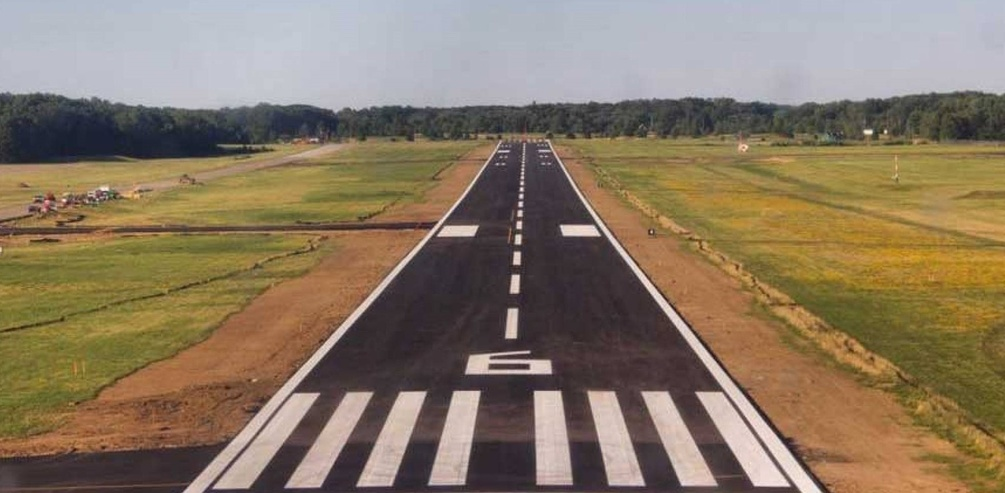
#> input picture work/data/airport-runway.jpg, 1005 x 493 px, shrunk from 1989 x 976 before the run
$ jupyter execute work02_06_transformada_de_hough.ipynb   (shell and % lines are left out)
#> lines starting #> are read from the running program, lines starting #| are printed output that depends on the picture; after the words box and inside, x2 and y2 are one past the last pixel; in counts of white or black regions, pixels touching at a corner belong together
# **Processamento de Imagens e Imagens**
Engenharia da Computação - 2021.01

**Wesley de Oliveira Mendes, 828.507**

## Tarefa 06 - Hough Transform
- Objetivo
    - Aplicar a Transformada de Hough para detecção de linhas e círculos.

### Download das imagens

### Imports

[cell 1]
import cv2 as cv
import numpy as np
import matplotlib.pyplot as plt

### Code

#### Exercício 1

Faça uma pesquisa na internet de uma **pista do aeroporto** da sua preferência, e aplique a transformada de Hough para detecção das três principais linhas da pista.

Para a pista escolhida é necessário detectar três linhas: esquerda, central e direita.

Apresente como resultado as linhas detectadas sobrepostas na imagem escolhida.

[cell 2]
exe1_img1 = cv.imread('data/airport-runway.jpg')
#> exe1_img1 is the input picture: shape (493, 1005, 3); mean B, G, R 99.7, 120.6, 137.2
exe1_img2 = exe1_img1.copy()

[cell 3]
exe1_img2 = cv.cvtColor(exe1_img2, cv.COLOR_BGR2GRAY)
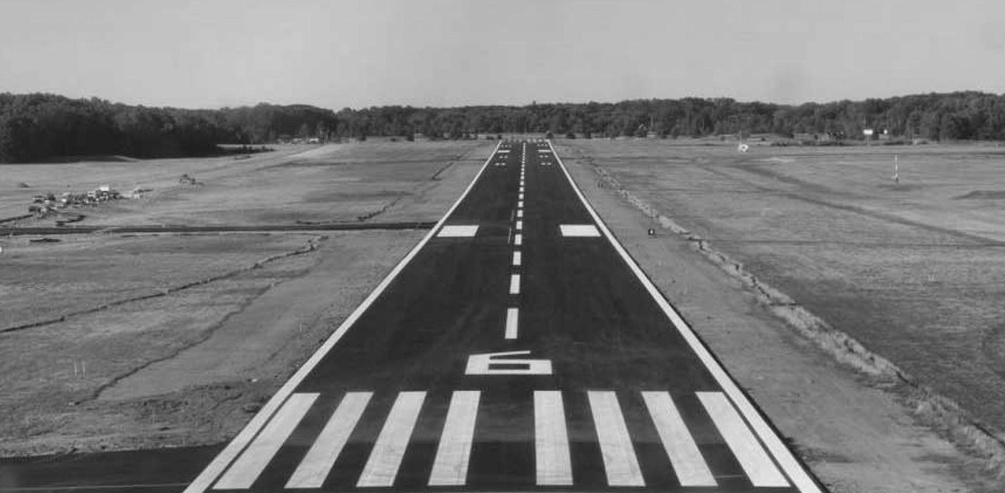
#> exe1_img2: shape (493, 1005); min 21, max 241, mean 123.2
exe1_img2 = cv.Canny(exe1_img2, 500, 200)
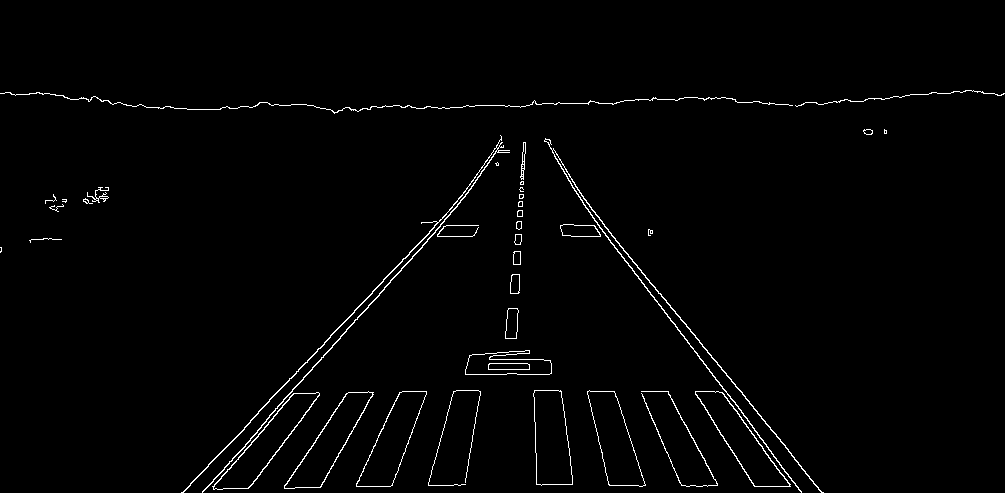
#> exe1_img2: shape (493, 1005); 1.5% white in thin lines or dots, all inside (x1, y1, x2, y2) = (0, 90, 1005, 493)

# Transformada de Hough
p1 = 180    # linhas menores que 180 pixels serao descartadas
p2 = 150    # gap com no maximo 150 pixels
p3 = 50     # o numero minimo de interseccoes para detectar a linha

lines = cv.HoughLinesP(exe1_img2, 1, np.pi / 180, threshold=p3, minLineLength=p1, maxLineGap=p2)
#> lines = 26 rows, first 6: [508, 105, 822, 492], [266, 419, 550, 103], [583, 204, 798, 489], [511, 106, 801, 492], [232, 441, 548, 103], [568, 180, 821, 492]

exe1_img3 = exe1_img1.copy()
if lines is not None:
    print(f'Qtde linhas encontradas: {len(lines)}')
#| Qtde linhas encontradas: 26

    # exibir as linhas
    for line in lines:
        x1, y1, x2, y2 = line[0]
        cv.line(exe1_img3,(x1, y1), (x2, y2),(255, 0, 0), 20)
#> this loop made 26 passes
#> (x1, y1, x2, y2) on passes 1 to 12: (508, 105, 822, 492), (266, 419, 550, 103), (583, 204, 798, 489), (511, 106, 801, 492), (232, 441, 548, 103), (568, 180, 821, 492), (187, 109, 1001, 95), (202, 492, 508, 152), (277, 391, 741, 391), (307, 362, 505, 150), (190, 485, 503, 150), (185, 489, 809, 478)
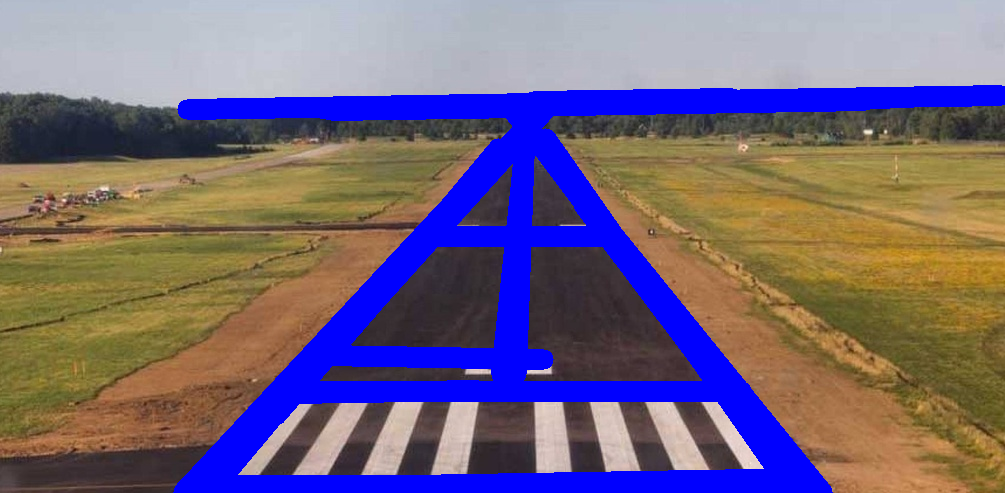
#> exe1_img3: shape (493, 1005, 3); 16.55% of pixels changed, all inside (x1, y1, x2, y2) = (173, 85, 1005, 493)
else:
    print('Nenhuma linha encontrada.')

[cell 4]
plt.figure(figsize=(20, 20))
plt.subplot(131), plt.imshow(exe1_img1)
plt.subplot(132), plt.imshow(exe1_img2, cmap='gray')
plt.subplot(133), plt.imshow(exe1_img3), plt.title(f'Qtde linhas encontradas: {len(lines)}')
plt.show()
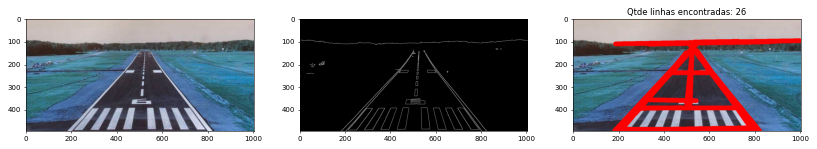
#> figure drawn by matplotlib, 3 panels; B, G, R data is drawn as R, G, B

#### Exercício 2

Utilize a Transformada de Hough para detectar quantas **laranjas** estão presentes na [imagem](https://drive.google.com/file/d/1Wyn9tFpguizJqSYUgM3nK7T2DL8Fxl-m/view?usp=sharing). Você pode considerar apenas as laranjas inteiras.

Apresente como resultado a quantidade de laranjas e os círculos detectados sobrepostos na imagem.

[cell 5]
exe2_img1 = cv.imread('data/laranjas.jpg')
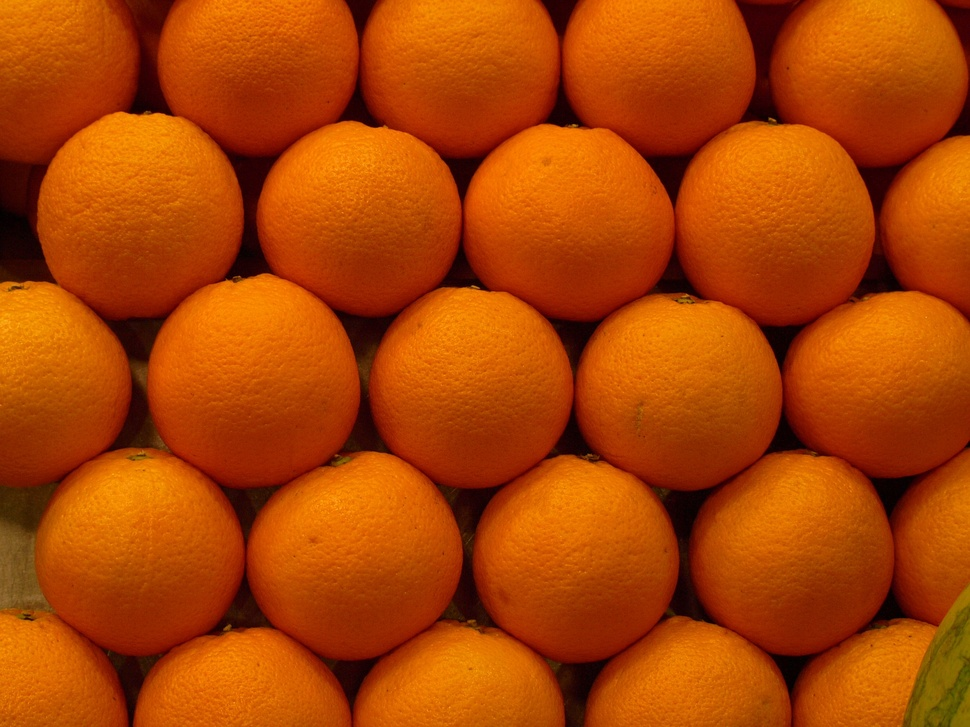
#> input picture work/data/laranjas.jpg, 970 x 727 px, shrunk from 1920 x 1440 before the run
#> exe2_img1 is the input picture: shape (727, 970, 3); mean B, G, R 2.7, 68, 172.4
exe2_img2 = exe2_img1.copy()
exe2_img1 = cv.cvtColor(exe2_img1, cv.COLOR_BGR2RGB)

[cell 6]
exe2_img2 = cv.cvtColor(exe2_img2, cv.COLOR_BGR2GRAY)
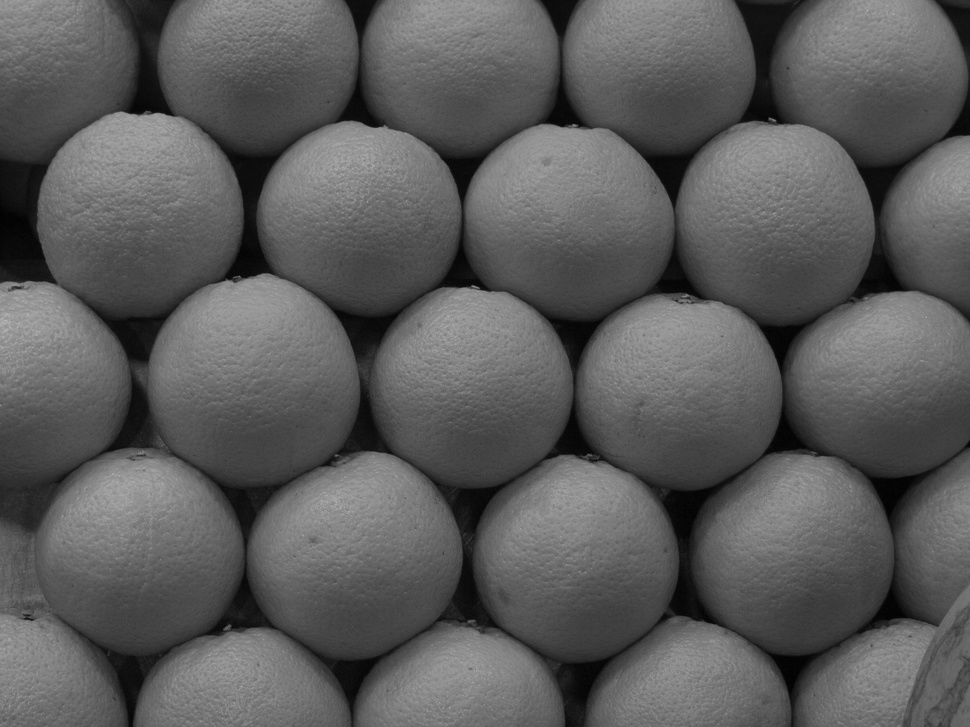
#> exe2_img2: shape (727, 970); min 1, max 184, mean 91.7
exe2_img2 = cv.medianBlur(exe2_img2, 5)

# Transformada de Hough
oranges = cv.HoughCircles(exe2_img2,cv.HOUGH_GRADIENT, 1, 120, param1=120, param2=30, minRadius=0, maxRadius=0)
#> oranges = 21 rows, first 8: [470.5, 388.5, 102.3], [140.5, 213.5, 103.4], [680.5, 394.5, 101.8], [577.5, 560.5, 101.8], [251.5, 381.5, 106.4], [564.5, 229.5, 106.6], [357.5, 223.5, 102.9], [354.5, 558.5, 107.7]
oranges = np.uint16(np.around(oranges))
#> oranges = 21 rows, first 8: [470, 388, 102], [140, 214, 103], [680, 394, 102], [578, 560, 102], [252, 382, 106], [564, 230, 107], [358, 224, 103], [354, 558, 108]

exe2_img3 = exe2_img1.copy()
if oranges is not None:
    print(f'Qtde de laranjas encontrados: {len(oranges[0, :])}')
#| Qtde de laranjas encontrados: 21

    for orange in oranges[0,:]:
        cv.circle(exe2_img3, (orange[0], orange[1]), orange[2], (255, 0, 0), 10)
#> this loop made 21 passes
#> orange on passes 1 to 12: [470, 388, 102], [140, 214, 103], [680, 394, 102], [578, 560, 102], [252, 382, 106], [564, 230, 107], [358, 224, 103], [354, 558, 108], [772, 218, 100], [146, 554, 99], [796, 556, 99], [900, 384, 93]
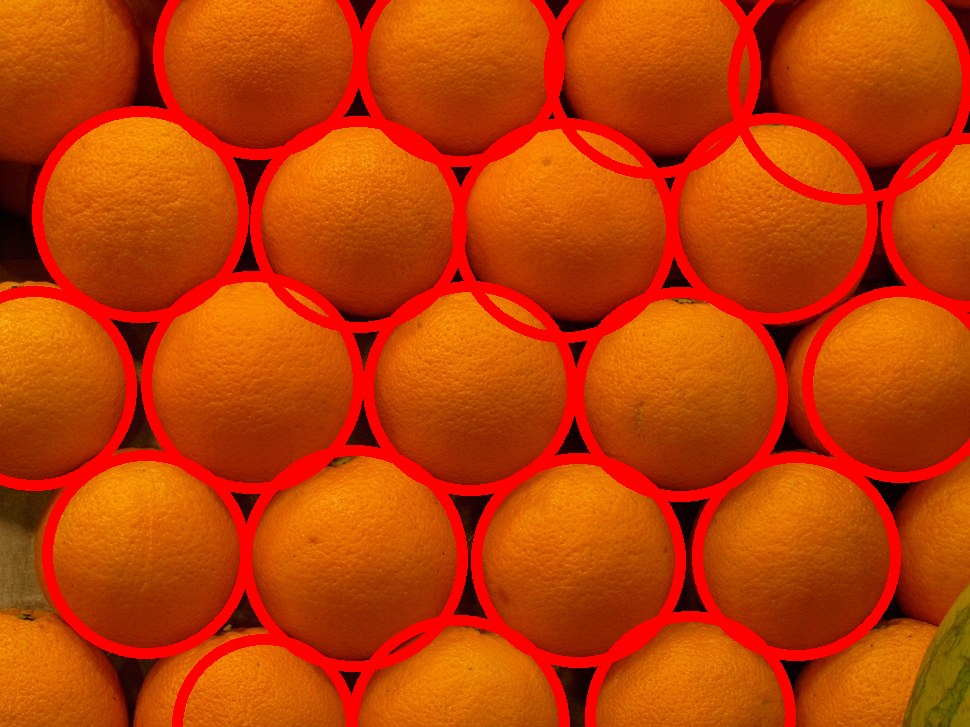
#> exe2_img3: shape (727, 970, 3); mean R, G, B 190.9, 62.1, 2.2

[cell 7]
plt.figure(figsize=(20, 20))
plt.subplot(131), plt.imshow(exe2_img1)
plt.subplot(132), plt.imshow(exe2_img2, cmap='gray')
plt.subplot(133), plt.imshow(exe2_img3), plt.title(f'Qtde de laranjas encontrados: {len(oranges[0, :])}')
plt.show()
